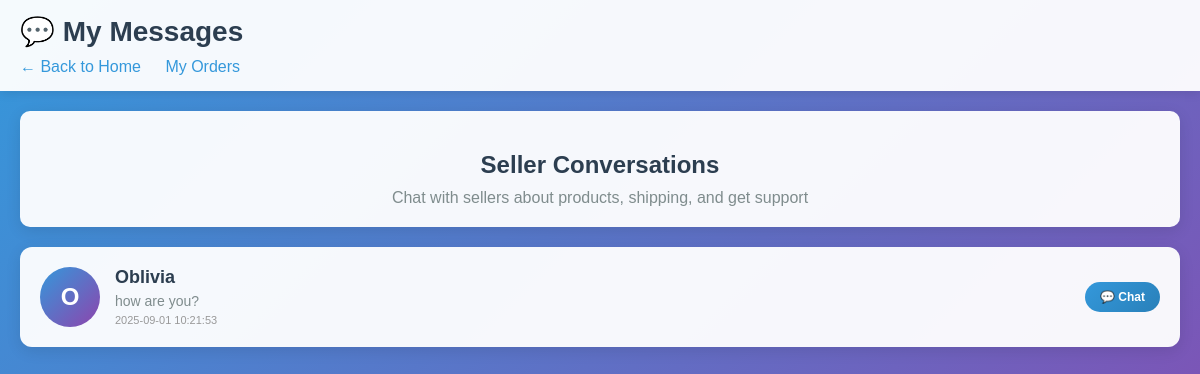
Before: /buyer/messages (signed in) with the older database file.
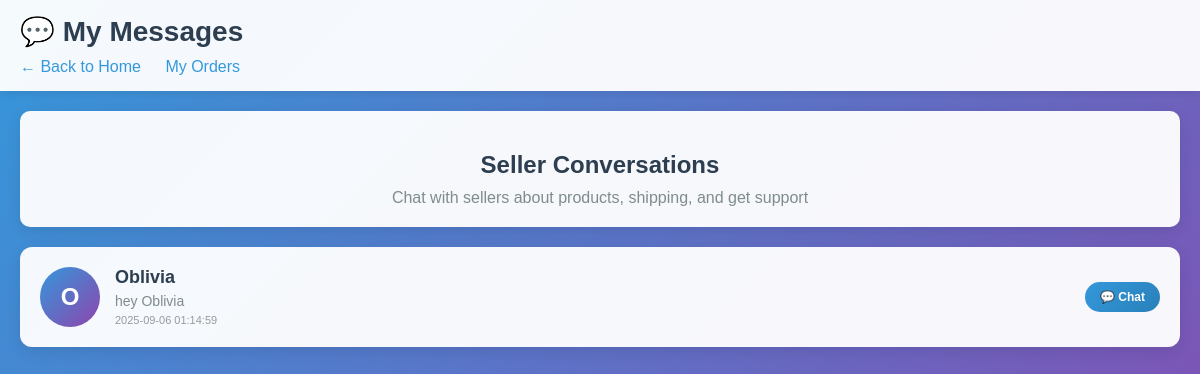
After: the same page with the newer database file.
### tables this page shows
CREATE TABLE conversations (
                id INTEGER PRIMARY KEY AUTOINCREMENT,
                buyer_email TEXT NOT NULL,
                seller_email TEXT NOT NULL,
                created_at TIMESTAMP DEFAULT CURRENT_TIMESTAMP,
                last_message_at TIMESTAMP DEFAULT CURRENT_TIMESTAMP,
                UNIQUE(buyer_email, seller_email)
            );

CREATE TABLE users (
            email TEXT PRIMARY KEY,
            password TEXT,
            first_name TEXT,
            last_name TEXT,
            is_seller BOOLEAN,
            is_support BOOLEAN DEFAULT FALSE,
            phone_number TEXT,
            address TEXT,
            parish TEXT,
            post_office TEXT,
            profile_picture TEXT,
            discount_used BOOLEAN DEFAULT FALSE,
            notification_preference TEXT,
            business_name TEXT,
            business_address TEXT,
            security_question TEXT,
            security_answer TEXT,
            discount_applied BOOLEAN DEFAULT FALSE,
            gender TEXT,
            delivery_address TEXT,
            billing_address TEXT
        , whatsapp_number TEXT, business_description TEXT);

### app.py (the view)
@app.route('/buyer/messages')
def buyer_messages():
    if 'user' not in session:
        return redirect(url_for('login'))
    buyer_email = session['user']['email']
    try:
        with get_db() as conn:
            cursor = conn.cursor()
            cursor.execute('''
                SELECT c.id, c.seller_email, c.last_message_at,
                       u.first_name, u.last_name, u.business_name,
                       (SELECT COUNT(*) FROM messages m
                        WHERE m.conversation_id = c.id
                        AND m.receiver_email = ?
                        AND m.read_status = 0) as unread_count,
                       (SELECT message FROM messages m2
                        WHERE m2.conversation_id = c.id
                        ORDER BY m2.timestamp DESC LIMIT 1) as last_message
                FROM conversations c
                JOIN users u ON c.seller_email = u.email
                WHERE c.buyer_email = ?
                ORDER BY c.last_message_at DESC
            ''', (buyer_email, buyer_email))
            conversations = []
            for row in cursor.fetchall():
                conversations.append({
                    'id': row['id'],
                    'seller_email': row['seller_email'],
                    'seller_name': row['business_name'] or f"{row['first_name']} {row['last_name']}",
                    'last_message': row['last_message'],
                    'last_message_at': row['last_message_at'],
                    'unread_count': row['unread_count'] or 0
                })
        cart_data = get_cart_items()
        return render_template(
            'buyer_messages.html',
            conversations=conversations,
            user=session['user'],
            cart_items=cart_data['items'],
            cart_total=cart_data['total'],
            discount=cart_data['discount'],
            cart_item_count=cart_data['cart_item_count']
        )
    except Exception as e:
        logger.error(f"Error in buyer_messages: {e}")
        return redirect(url_for('index'))

### app.py (called while the page is built)
@app.context_processor
def inject_csrf_token():
    return dict(csrf_token=generate_csrf)

@app.context_processor
def inject_csrf_token():
    return dict(csrf_token=generate_csrf)

def get_db():
    conn = sqlite3.connect('zo-zi.db')
    conn.row_factory = sqlite3.Row
    return conn

@app.context_processor
def inject_messaging_links():
    messaging_links = {}
    if 'user' in session:
        if session['user'].get('is_seller'):
            messaging_links['seller_messages'] = url_for('seller_messages')
        else:
            messaging_links['buyer_messages'] = url_for('buyer_messages')
    return messaging_links

### templates/buyer_messages.html (shortened to what this page needs)
<!DOCTYPE html>
<html lang="en">
<head>
</head>
<body>
    <div class="header">
        <h1>💬 My Messages</h1>
        <div class="nav-links">
            <a href="{{ url_for('index') }}">← Back to Home</a>
            <a href="{{ url_for('orders') }}">My Orders</a>
        </div>
    </div>
    <div class="messages-container">
        <div class="messages-header">
            <h2>Seller Conversations</h2>
            <p>Chat with sellers about products, shipping, and get support</p>
        </div>
        {% if conversations %}
            <div class="conversations-list">
                {% for conv in conversations %}
                    <div class="conversation-card" data-seller-email="{{ conv.seller_email }}">
                        <div class="seller-avatar">
                            {{ conv.seller_name[0].upper() if conv.seller_name else 'S' }}
                        </div>
                        <div class="conversation-info">
                            <div class="seller-name">{{ conv.seller_name }}</div>
                            <div class="last-message">
                                {{ conv.last_message[:50] + '...' if conv.last_message and conv.last_message|length > 50 else (conv.last_message or 'No messages yet') }}
                            </div>
                            <div class="message-time">
                                {% if conv.last_message_at %}
                                    {{ moment(conv.last_message_at).fromNow() if moment else conv.last_message_at }}
                                {% else %}
                                    Recently
                                {% endif %}
                            </div>
                        </div>
                        <div class="conversation-actions">
                            <button class="chat-btn" onclick="openChat('{{ conv.seller_email }}', '{{ conv.seller_name }}')">
                                💬 Chat
                            </button>
                        </div>
                    </div>
                {% endfor %}
            </div>
        {% else %}
            <div class="empty-messages">
                <div class="empty-icon">📭</div>
                <div class="empty-title">No Conversations Yet</div>
                <div class="empty-text">Start chatting with sellers to get help with products and orders</div>
            </div>
        {% endif %}
    </div>
</body>
</html>

Changed rows visible on the page:
changed conversations "Oblivia": last_message "how are you?" → "hey Oblivia"; last_message_at "2025-09-01 10:21:53" → "2025-09-06 01:14:59"
